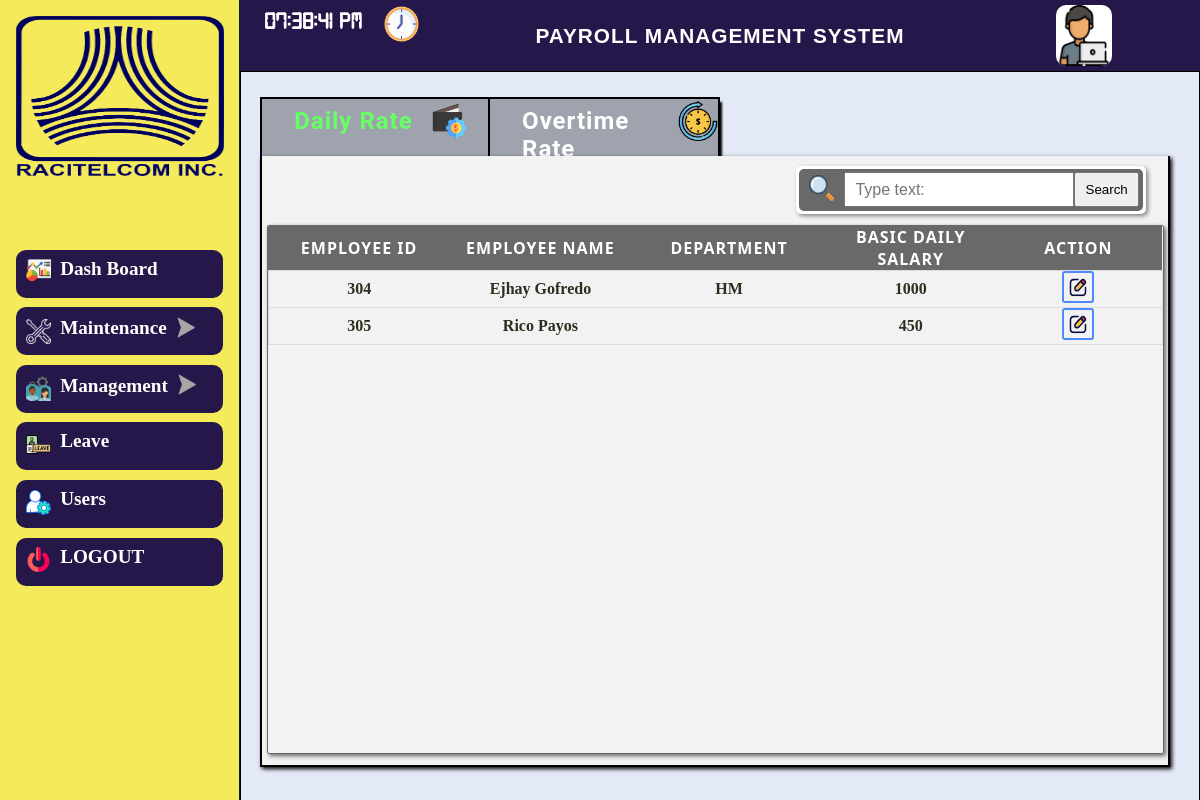
Page /admin-side/management/basic_salary_layout.php on the committed database.
### tables this page shows
CREATE TABLE `tbl_company_information` (
  `ID` int(11) NOT NULL,
  `LOGO` varchar(200) NOT NULL,
  `System_Name` varchar(30) NOT NULL,
  `Company_Name` varchar(30) NOT NULL,
  `State` varchar(20) NOT NULL,
  `City` varchar(20) NOT NULL,
  `Zipcode` varchar(10) NOT NULL,
  `Street` varchar(20) NOT NULL,
  `Building_Number` varchar(10) NOT NULL
);

CREATE TABLE `tbl_personal_information` (
  `Personal_ID` int(11) NOT NULL,
  `Employees_ID` int(11) NOT NULL,
  `Last_Name` varchar(255) NOT NULL,
  `First_Name` varchar(255) NOT NULL,
  `Middle_Name` varchar(255) NOT NULL,
  `Birth_Date` date NOT NULL,
  `Email` varchar(255) NOT NULL,
  `Contact_Number` varchar(111) NOT NULL,
  `Zip_Code` varchar(255) NOT NULL,
  `Province` varchar(255) NOT NULL,
  `City` varchar(255) NOT NULL,
  `Street` varchar(255) NOT NULL,
  `Suffix` varchar(255) NOT NULL,
  `Status` varchar(255) NOT NULL,
  `Gender` varchar(255) NOT NULL
);

CREATE TABLE `tbl_employees_information` (
  `Employees_ID` int(11) NOT NULL,
  `Employee_Image` varchar(255) NOT NULL,
  `Hire_Date` date NOT NULL,
  `Daily_Rate` int(11) NOT NULL,
  `Schedule_ID` int(11) NOT NULL,
  `Position_ID` int(11) NOT NULL,
  `Department_ID` int(11) NOT NULL,
  `Employee_Types` varchar(20) NOT NULL
);

### admin-side/admin-layout/top_nav_read.php (called while the page is built, shortened)
<?php
      include "../../connection/connection.php";
       $select_title = "SELECT * FROM tbl_company_information order by ID desc ";
       $query_title =mysqli_query($conn,$select_title);
       $res_title = mysqli_fetch_assoc($query_title);
 ?>

### admin-side/management/read.php (called while the page is built, shortened)
<?php
	include "../../connection/connection.php";
	$sql = "SELECT * FROM (SELECT Employees_ID , First_Name,Last_Name FROM tbl_personal_information) tbl_personal_information
	JOIN (SELECT Employees_ID ,@did:=Department_ID as Department_ID,(SELECT `Department_Name` FROM `tbl_department` WHERE `Department_ID` = @did) as Department_Name,Daily_Rate FROM tbl_employees_information ) tbl_employees_information
	ON tbl_employees_information.Employees_ID = tbl_personal_information.Employees_ID
	";
	$salary = mysqli_query($conn,$sql);
	$res_salary=mysqli_fetch_assoc($salary);
?>

### admin-side/management/basic_salary.php (the view, shortened to what this page needs)
<!DOCTYPE html>
<html>
<head>
	<link rel="stylesheet" type="text/css" href="basic_salary.css">
</head>
<body>
	<div class="background">
			<div class="home-content">
				<div class="box-payroll">
					<div class="payroll-nav-bar">
						<ul class="active" >
							<li ><a href="basic_salary_layout.php" style="color:#66ff66;"   >Daily Rate</a> <img src="../../icons/setting.png" id="img_salary" > </li>
							<li><a href="ot_layout.php" >Overtime Rate</a><img id="img_history" src="../../icons/time-is-money.png"></li>
						</ul>
					</div>
					<div class="salary">
						<div class="salary-header">
							<div class="salary-header-left">
							</div>
							<div class="salary-header-right">
									<form method="POST" action="basic_salary_layout.php">
									<div class="containter-search">
										<div class="containter-input-search">
										<img src="../../icons/search.svg" id="img_search">
										<input type="text" name="name" class="input" placeholder="Type text:">
										<input type="submit" name="submit-basic-salary"  value="Search" class="search">
										</div>
									</div>
								</form>
							</div>
						</div>
						<div class="salary-body">
							<table class="payroll-table">
								<thead>
									<tr>
										<th>Employee ID</th>
										<th>Employee Name</th>
										<th>Department</th>
										<th>Basic Daily Salary</th>
										<th>Action </th>
								</thead>
								<tbody>
									<?php do { if(isset($res_salary['Employees_ID'])){ ?>
									<tr>
										<td><?php echo $res_salary['Employees_ID']; ?></td>
										<td><?php echo $res_salary['First_Name']; ?> <?php echo $res_salary['Last_Name']; ?></td>
										<td><?php echo $res_salary['Department_Name']; ?></td>
										<td><?php echo $res_salary['Daily_Rate']; ?></td>
										<td><a href="edit_basic_salary_layout.php?id_edit=<?php echo $res_salary['Employees_ID']; ?>"><img id="edit-icon" src="../../icons/edit-action.svg"></a></td>
									</tr>
								</tbody>
									<?php } }while($res_salary=$salary->fetch_assoc());  ?>
							</table>
						</div>
					</div>
				</div>
			</div>
		</div>
	</div>
</html>

### admin-side/admin-layout/top_nav.php (shortened to what this page needs)
<?php include"top_nav_read.php"; ?>
<!DOCTYPE html>
<html>
<head>
    <link rel="stylesheet" type="text/css" href="top_nav.css">
</head>
<body>
    <div class="top_div">
       <div class="clock">
           <p id="clock"></p><img src="../../icons/clock.png">
       </div>
       <div class="title1">
           <p><?php echo $res_title['System_Name']; ?></p>
       </div>
       <div class="user">
            <p><img src="../../icons/programmer.png"></p>
            <div class="type">
            </div>
       </div>
    </div>
</body>
</html>

### admin-side/settings/settings_layout.css (style rules this page uses)
* { padding: 0; margin: 0; box-sizing: border-box; }
html,body { position: relative; height: 100%; widows: 100%; }

### admin-side/admin-layout/top_side_bar.css (style rules this page uses)
* { padding: 0; margin: 0; box-sizing: border-box; }
html,body { position: relative; height: 100%; width: 100%; }

### admin-side/admin-layout/top_nav.css (style rules this page uses)
* { padding: 0; margin: 0; box-sizing: border-box; }
html,body { position: relative ; height: 100%; width: 100%; }
.top_div { position: relative; display: flex; flex-direction: row; height: 100%; width: 100%; background-color:#251749; }
.top_div .clock { position: relative; width: 25%; height: 100%; display: flex; flex-direction: row; }
.clock p { position: relative; height: 100%; width: 6em; font-size: 1.5em; color: white; font-weight: 600; padding-left: 1em; padding-top:.5em ; font-family: realtime-clock; }
.clock img { position: relative; height: 2.2em; width: 2.2em; top:.2em ; margin-top:.2em ; }
.top_div .title1 { position: relative; width: 50%; height: 100%; display: flex; justify-content: center; align-items: center; }
.title1 p { position: relative; font-size: 1.3em; text-transform: uppercase; letter-spacing: 1px; font-weight: 600; color: white; }
.top_div .user { position: relative; width: 25%; height: 100%; display: flex; flex-direction: row; }
.user img { position: relative; height: 85%; width: 3.5em; top: 5px; border-radius: 10px; margin-left: 6em; background: white; }
.user .type { position: relative; display: flex; flex-direction: column; }

### admin-side/management/basic_salary.php (style rules this page uses)
.payroll-nav-bar ul li:nth-child(1) { border-left: solid 2PX black; }

### rows in the picture
tbl_company_information: System_Name "PAYROLL MANAGEMENT SYSTEM"
tbl_personal_information: Employees_ID.Employees_ID "304", First_Name "Ejhay", Last_Name "Gofredo", Department_Name "HM", Employees_ID.Daily_Rate "1000"
tbl_personal_information: Employees_ID.Employees_ID "305", First_Name "Rico", Last_Name "Payos", Employees_ID.Daily_Rate "450"
